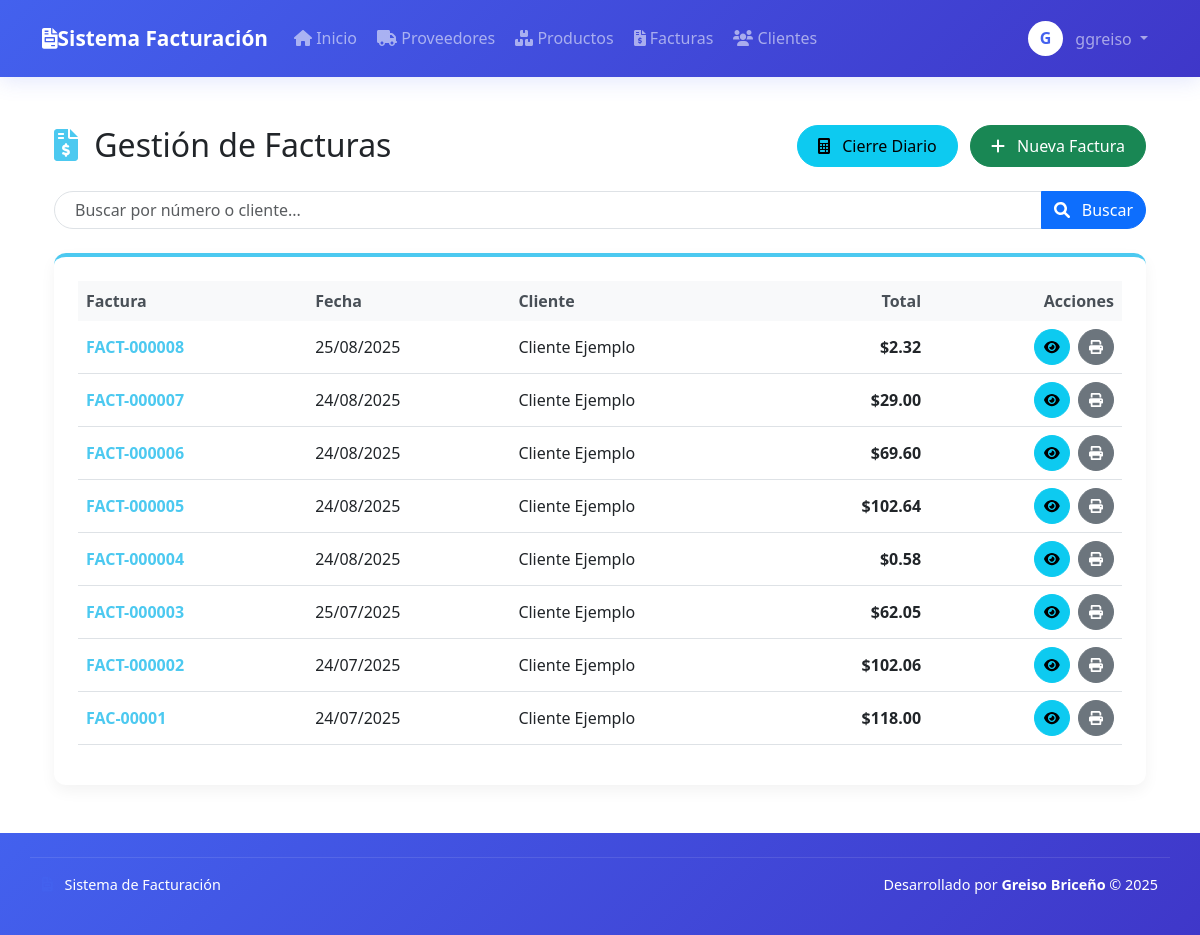
Screenshot of /modules/invoices/list.php (signed in) with the database file from the repository.
### tables this page shows
CREATE TABLE `invoices` (
  `id` int(11) NOT NULL,
  `invoice_number` varchar(20) NOT NULL,
  `client_id` int(11) NOT NULL,
  `date` date NOT NULL,
  `subtotal` decimal(10,2) NOT NULL,
  `tax` decimal(10,2) NOT NULL,
  `total` decimal(10,2) NOT NULL,
  `user_id` int(11) NOT NULL,
  `updated_by` int(11) DEFAULT NULL,
  `action_type` enum('created','updated','deleted') DEFAULT 'created',
  `status` varchar(20) NOT NULL DEFAULT 'pending',
  `created_at` timestamp NOT NULL DEFAULT CURRENT_TIMESTAMP,
  `updated_at` timestamp NULL DEFAULT NULL ON UPDATE CURRENT_TIMESTAMP
);

CREATE TABLE `clients` (
  `id` int(11) NOT NULL,
  `name` varchar(100) NOT NULL,
  `ruc` varchar(20) DEFAULT NULL,
  `address` text,
  `phone` varchar(20) DEFAULT NULL,
  `email` varchar(100) DEFAULT NULL,
  `created_at` timestamp NOT NULL DEFAULT CURRENT_TIMESTAMP,
  `updated_at` timestamp NULL DEFAULT NULL ON UPDATE CURRENT_TIMESTAMP,
  `created_by` int(11) DEFAULT NULL,
  `updated_by` int(11) DEFAULT NULL,
  `action_type` enum('created','updated','deleted') DEFAULT 'created'
);

### modules/invoices/list.php (the view, shortened to what this page needs)
<?php
$page = isset($_GET['page']) ? (int)$_GET['page'] : 1;
$per_page = 10;
$offset = ($page - 1) * $per_page;
$search = isset($_GET['search']) ? $conn->real_escape_string($_GET['search']) : '';
$sql = "SELECT i.*, c.name as client_name
        FROM invoices i
        LEFT JOIN clients c ON i.client_id = c.id
        WHERE i.invoice_number LIKE '%$search%' OR c.name LIKE '%$search%'
        ORDER BY i.date DESC, i.id DESC
        LIMIT $offset, $per_page";
$invoices = $conn->query($sql)->fetch_all(MYSQLI_ASSOC);
require_once dirname(__DIR__, 2) . '/includes/header.php';
?>
<div class="container py-4">
    <div class="d-flex justify-content-between align-items-center mb-4">
        <h2 class="mb-0">
            <i class="fas fa-file-invoice-dollar me-2" style="color: #4cc9f0;"></i>
            <span style="color: #212529;">Gestión de Facturas</span>
        </h2>
        <div>
            <a href="cierre_diario.php" class="btn btn-info btn-module me-2">
                <i class="fas fa-calculator me-2"></i> Cierre Diario
            </a>
            <a href="create.php" class="btn btn-success btn-module">
                <i class="fas fa-plus me-2"></i> Nueva Factura
            </a>
        </div>
    </div>
    <form class="mb-4">
        <div class="input-group">
            <input type="text" name="search" class="form-control search-box" placeholder="Buscar por número o cliente..." value="<?= htmlspecialchars($search) ?>">
            <button class="btn btn-primary search-btn" type="submit">
                <i class="fas fa-search me-2"></i> Buscar
            </button>
        </div>
    </form>
    <div class="card card-module">
        <div class="card-body p-4">
            <div class="table-responsive">
                <table class="table table-module">
                    <thead>
                        <tr>
                            <th class="border-0">Factura</th>
                            <th class="border-0">Fecha</th>
                            <th class="border-0">Cliente</th>
                            <th class="border-0 text-end">Total</th>
                            <th class="border-0 text-end">Acciones</th>
                        </tr>
                    </thead>
                    <tbody>
                        <?php if (empty($invoices)): ?>
                            <tr>
                                <td colspan="5" class="text-center py-4 text-muted">
                                    <i class="fas fa-info-circle me-2"></i> No se encontraron facturas
                                </td>
                            </tr>
                        <?php else: ?>
                            <?php foreach ($invoices as $invoice): ?>
                            <tr>
                                <td class="align-middle">
                                    <span class="invoice-number"><?= htmlspecialchars($invoice['invoice_number']) ?></span>
                                </td>
                                <td class="align-middle"><?= date('d/m/Y', strtotime($invoice['date'])) ?></td>
                                <td class="align-middle"><?= htmlspecialchars($invoice['client_name']) ?></td>
                                <td class="align-middle text-end total-amount">$<?= number_format($invoice['total'], 2) ?></td>
                                <td class="text-end align-middle">
                                    <div class="d-inline-flex">
                                        <a href="view.php?id=<?= $invoice['id'] ?>" class="action-btn btn btn-sm btn-info me-2" title="Ver detalle">
                                            <i class="fas fa-eye"></i>
                                        </a>
                                        <a href="print.php?id=<?= $invoice['id'] ?>" class="action-btn btn btn-sm btn-secondary" title="Imprimir" target="_blank">
                                            <i class="fas fa-print"></i>
                                        </a>
                                    </div>
                                </td>
                            </tr>
                            <?php endforeach; ?>
                        <?php endif; ?>
                    </tbody>
                </table>
            </div>
        </div>
    </div>
</div>
<?php
require_once dirname(__DIR__, 2) . '/includes/footer.php';
?>

### includes/header.php (style rules this page uses)
:root { --primary-color: #4361ee; --secondary-color: #3f37c9; --accent-color: #4895ef; --light-color: #f8f9fa; --dark-color: #212529; --success-color: #4cc9f0; --info-color: #4895ef; --warning-color: #f8961e; --danger-color: #f72585; }

### modules/invoices/list.php (style rules this page uses)
.card-module { border: none; border-radius: 12px; box-shadow: 0 6px 15px rgba(0, 0, 0, 0.05); overflow: hidden; border-top: 4px solid #4cc9f0; }
.btn-module { border-radius: 50px; padding: 8px 20px; font-weight: 500; transition: all 0.3s; }
.table-module { border-collapse: separate; border-spacing: 0; }
.table-module thead th { border-bottom: 2px solid #e9ecef; background-color: #f8f9fa; font-weight: 600; color: #495057; }
.search-box { border-radius: 50px; padding-left: 20px; border: 1px solid #dee2e6; }
.search-btn { border-top-right-radius: 50px !important; border-bottom-right-radius: 50px !important; }
.invoice-number { font-weight: 600; color: #4cc9f0; }
.total-amount { font-weight: 700; color: #2b8a3e; }
.action-btn { width: 36px; height: 36px; display: inline-flex; align-items: center; justify-content: center; border-radius: 50%; }

### rows the page displays
invoices: invoice_number "FACT-000008", date "25/08/2025", client.name "Cliente Ejemplo", total "2.32"
invoices: invoice_number "FACT-000007", date "24/08/2025", client.name "Cliente Ejemplo", total "29.00"
invoices: invoice_number "FACT-000006", date "24/08/2025", client.name "Cliente Ejemplo", total "69.60"
invoices: invoice_number "FACT-000005", date "24/08/2025", client.name "Cliente Ejemplo", total "102.64"
invoices: invoice_number "FACT-000004", date "24/08/2025", client.name "Cliente Ejemplo", total "0.58"
invoices: invoice_number "FACT-000003", date "25/07/2025", client.name "Cliente Ejemplo", total "62.05"
invoices: invoice_number "FACT-000002", date "24/07/2025", client.name "Cliente Ejemplo", total "102.06"
invoices: invoice_number "FAC-00001", date "24/07/2025", client.name "Cliente Ejemplo", total "118.00"

### other values shown
substr(htmlspecialchars($_SESSION['username']), 0, 1) "G"
$_SESSION['username'] "ggreiso"
